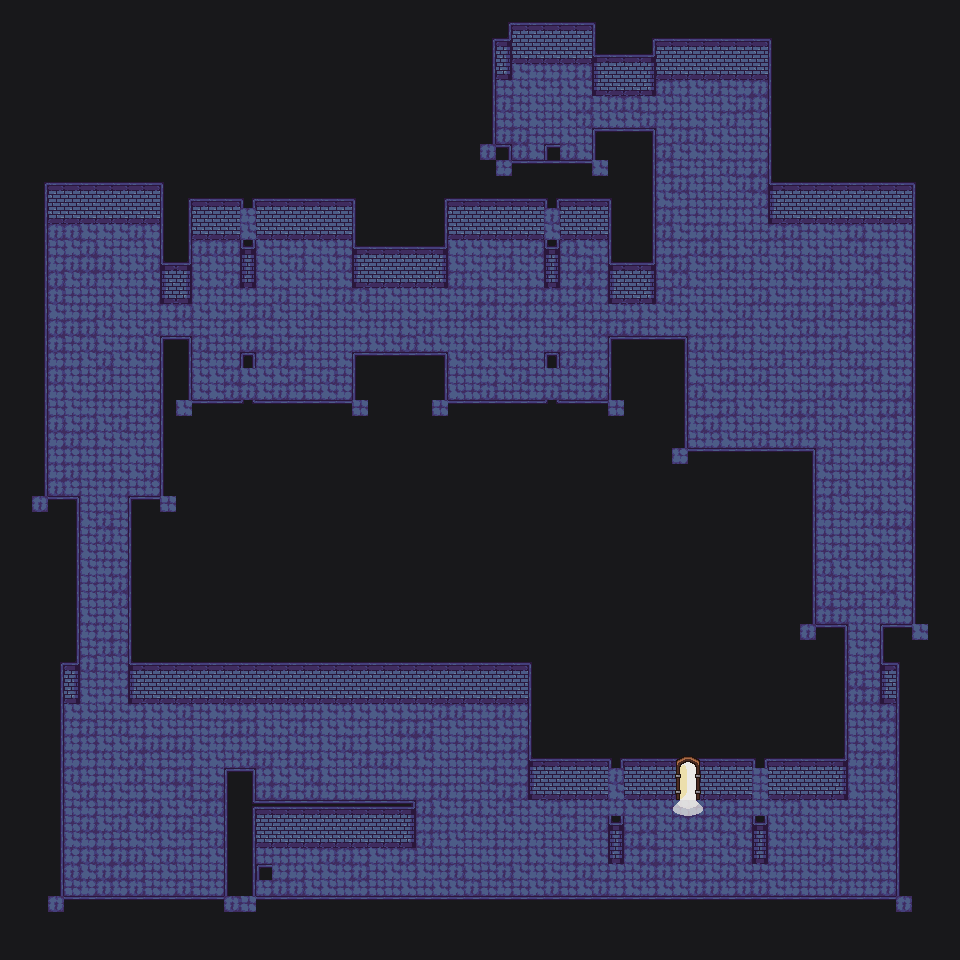

Rendered tile map (Tiled .tmx) drawn with the repository's tilesets; below, a short description and the map source with its tile grids summarised:
An orthogonal 60x60 tile map with 16x16 px tiles, 3 tile layers (floor, walls, interactables), 2 hidden layers not drawn, 3 tilesets.

<map version="1.10" tiledversion="1.10.1" orientation="orthogonal" renderorder="right-down" width="60" height="60" tilewidth="16" tileheight="16" infinite="0" nextlayerid="7" nextobjectid="3">
 <editorsettings>
  <export target="dungeon.tmx" format="tmx" />
 </editorsettings>
 <tileset firstgid="1" source="dungeon.tsx" />
 <tileset firstgid="51" source="../dev/dev-pack.tsx" />
 <tileset firstgid="61" source="../interactables/door.tsx" />
 <layer id="1" name="floor" width="60" height="60" locked="1">
  <data>[3600 cells, 3600 non-empty, 4 distinct tile ids]</data>
 </layer>
 <layer id="2" name="walls" width="60" height="60">
  <data>[3600 cells, 2379 non-empty, 29 distinct tile ids]</data>
 </layer>
 <layer id="3" name="wall_collision" width="60" height="60" visible="0">
  <data>[3600 cells, 484 non-empty, 1 distinct tile ids]</data>
 </layer>
 <layer id="5" name="spawning_spaces" width="60" height="60" visible="0">
  <data>[3600 cells, 211 non-empty, 1 distinct tile ids]</data>
 </layer>
 <layer id="6" name="interactables" width="60" height="60">
  <data>[3600 cells, 12 non-empty, 10 distinct tile ids]</data>
 </layer>
</map>